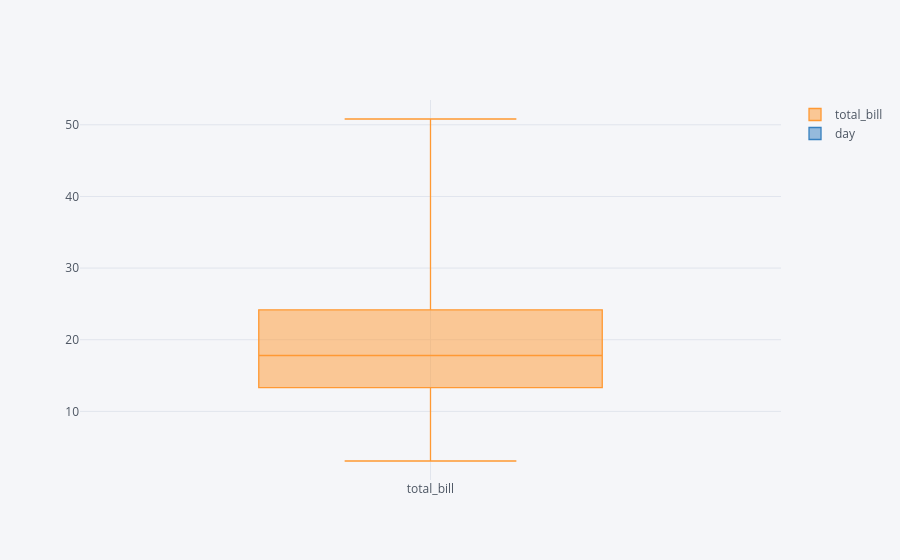

Notebook code cell kept with this figure:
### Code cell
tips[['total_bill','day']].iplot(kind = 'box',x = 'total_bill',y = 'day')

### Figure 1 — Plotly figure (JSON) as saved in the notebook; plotly's stock layout.template omitted (floating-point values rounded to 4 significant figures; data arrays with more than 128 entries replaced by an {"elided": "..."} marker saying what was removed)
{"data": [{"boxpoints": false, "line": {"width": 1.3}, "marker": {"color": "rgba(255, 153, 51, 1.0)"}, "name": "total_bill", "orientation": "v", "type": "box", "y": {"elided": "244 float values"}}, {"boxpoints": false, "line": {"width": 1.3}, "marker": {"color": "rgba(55, 128, 191, 1.0)"}, "name": "day", "orientation": "v", "type": "box", "y": {"elided": "244 str values"}}], "layout": {"legend": {"bgcolor": "#F5F6F9", "font": {"color": "#4D5663"}}, "paper_bgcolor": "#F5F6F9", "plot_bgcolor": "#F5F6F9", "title": {"font": {"color": "#4D5663"}}, "xaxis": {"gridcolor": "#E1E5ED", "showgrid": true, "tickfont": {"color": "#4D5663"}, "title": {"font": {"color": "#4D5663"}, "text": ""}, "zerolinecolor": "#E1E5ED"}, "yaxis": {"gridcolor": "#E1E5ED", "showgrid": true, "tickfont": {"color": "#4D5663"}, "title": {"font": {"color": "#4D5663"}, "text": ""}, "zerolinecolor": "#E1E5ED"}}}
